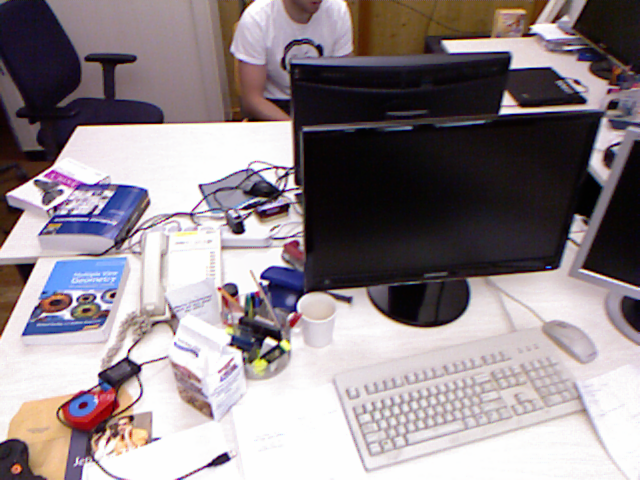
%> input picture TUM Direct Image Alignment Exercise Files/rgb/1305031102.175304.png, 640 x 480 px
$ octave doAlignment.m   (GNU Octave 9; MATLAB toolbox functions it lacks are replaced by stand-ins)
%> lines starting %> are read from the running program, lines starting %| are printed output that depends on the picture
### TUM Direct Image Alignment Exercise Files/imreadbw.m
function I = imreadbw(file)
%> called with file = 'rgb/1305031102.175304.png'
I=im2double(imread(file)) ;

if(size(I,3) > 1)
  I = rgb2gray( I ) ;
%> I: size 480x640 double
end

### TUM Direct Image Alignment Exercise Files/doAlignment.m
addpath('functions')

K = [517.3 0 318.6;	0 516.5 255.3; 0 0 1];
c2 = double(imreadbw('rgb/1305031102.175304.png'));
c1 = double(imreadbw('rgb/1305031102.275326.png'));
%> call 2 of imreadbw, with file = 'rgb/1305031102.275326.png'
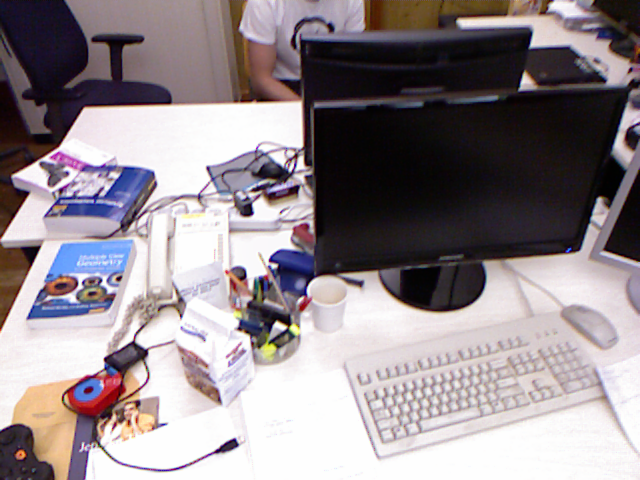
%> input picture TUM Direct Image Alignment Exercise Files/rgb/1305031102.275326.png, 640 x 480 px

d2 = double(imread('depth/1305031102.160407.png'))/5000;
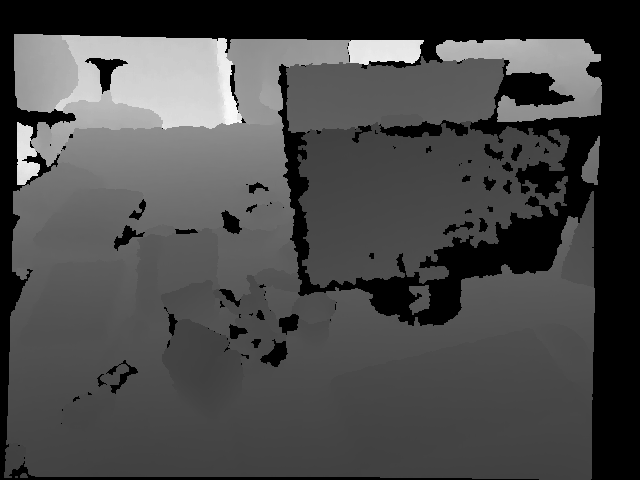
%> input picture TUM Direct Image Alignment Exercise Files/depth/1305031102.160407.png, 640 x 480 px
%> d2: size 480x640 double; min 0, max 3.72, mean 1.07
d1 = double(imread('depth/1305031102.262886.png'))/5000;
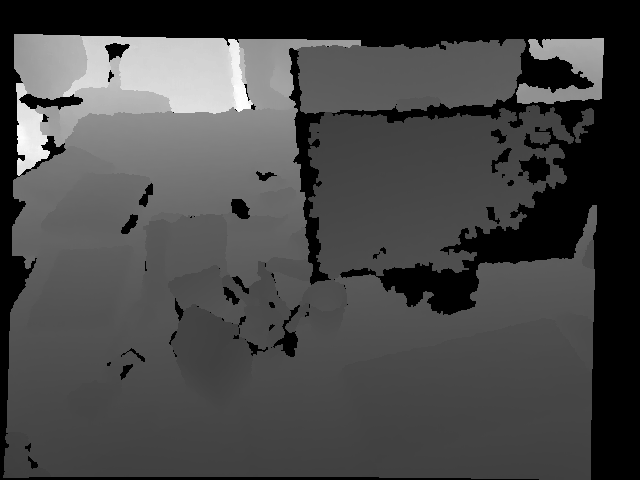
%> input picture TUM Direct Image Alignment Exercise Files/depth/1305031102.262886.png, 640 x 480 px
%> d1: size 480x640 double; min 0, max 3.6, mean 1

% result:
% approximately -0.0021    0.0057    0.0374   -0.0292   -0.0183   -0.0009

%%
K = [ 535.4  0 320.1;	0 539.2 247.6; 0 0 1];
c1 = double(imreadbw('rgb/1341847980.722988.png'));
%> call 3 of imreadbw, with file = 'rgb/1341847980.722988.png'
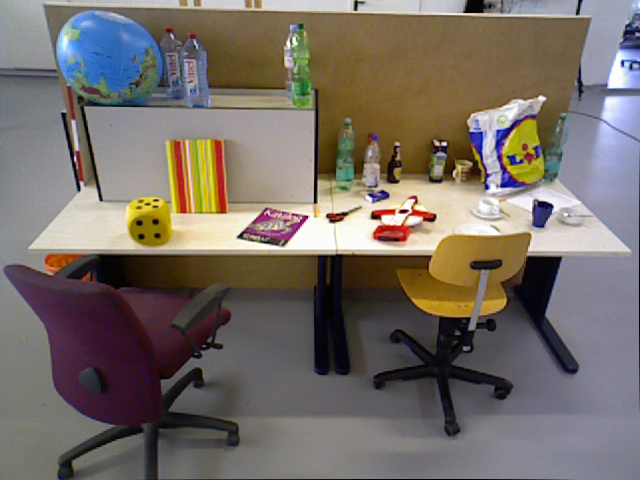
%> input picture TUM Direct Image Alignment Exercise Files/rgb/1341847980.722988.png, 640 x 480 px
%> in imreadbw (call 3), `I = rgb2gray( I ) ;`:
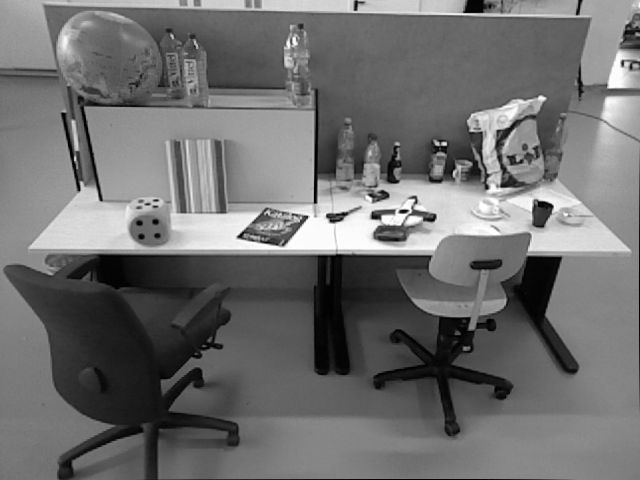
%> I: size 480x640 double; min 0, max 0.997, mean 0.437
c2 = double(imreadbw('rgb/1341847982.998783.png'));
%> call 4 of imreadbw, with file = 'rgb/1341847982.998783.png'
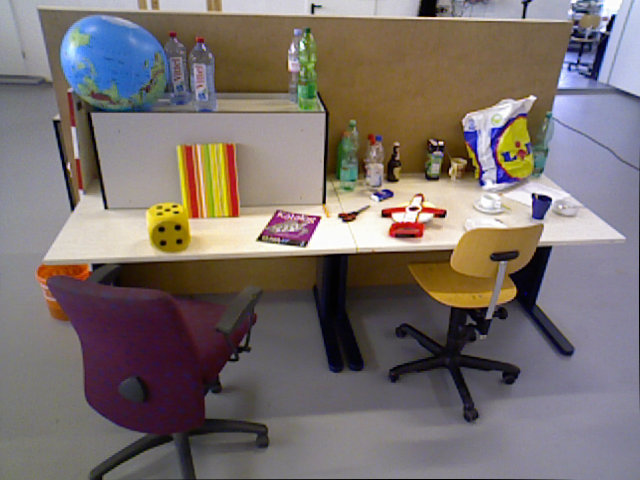
%> input picture TUM Direct Image Alignment Exercise Files/rgb/1341847982.998783.png, 640 x 480 px
%> in imreadbw (call 4), `I = rgb2gray( I ) ;`:
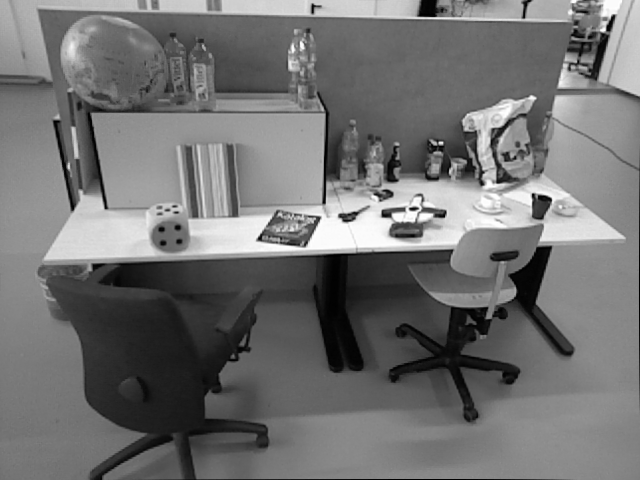
%> I: size 480x640 double; min 0, max 0.997, mean 0.448


%> (the run ends here)
